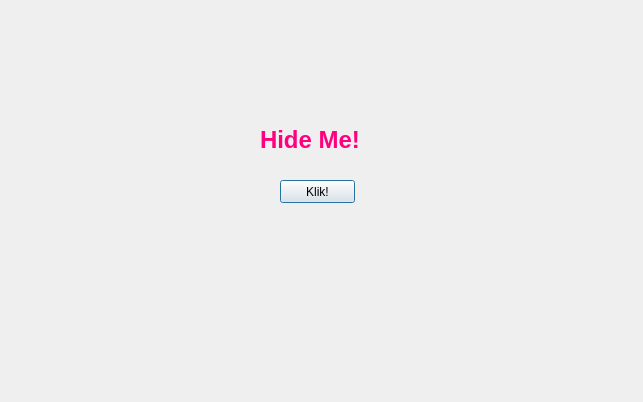
<?xml version="1.0" encoding="UTF-8"?>
<ui version="4.0">
 <class>Dialog</class>
 <widget class="QDialog" name="Dialog">
  <property name="geometry">
   <rect>
    <x>0</x>
    <y>0</y>
    <width>643</width>
    <height>402</height>
   </rect>
  </property>
  <property name="windowTitle">
   <string>Dialog</string>
  </property>
  <widget class="QPushButton" name="pushButton">
   <property name="geometry">
    <rect>
     <x>280</x>
     <y>180</y>
     <width>75</width>
     <height>23</height>
    </rect>
   </property>
   <property name="text">
    <string>Klik!</string>
   </property>
  </widget>
  <widget class="QLabel" name="label">
   <property name="geometry">
    <rect>
     <x>260</x>
     <y>110</y>
     <width>111</width>
     <height>61</height>
    </rect>
   </property>
   <property name="text">
    <string>&lt;html&gt;&lt;head/&gt;&lt;body&gt;&lt;p&gt;&lt;span style=&quot; font-size:18pt; font-weight:600; color:#ff007f;&quot;&gt;Hide Me!&lt;/span&gt;&lt;/p&gt;&lt;/body&gt;&lt;/html&gt;</string>
   </property>
  </widget>
 </widget>
 <resources/>
 <connections>
  <connection>
   <sender>pushButton</sender>
   <signal>clicked()</signal>
   <receiver>label</receiver>
   <slot>clear()</slot>
   <hints>
    <hint type="sourcelabel">
     <x>319</x>
     <y>185</y>
    </hint>
    <hint type="destinationlabel">
     <x>317</x>
     <y>155</y>
    </hint>
   </hints>
  </connection>
 </connections>
</ui>
